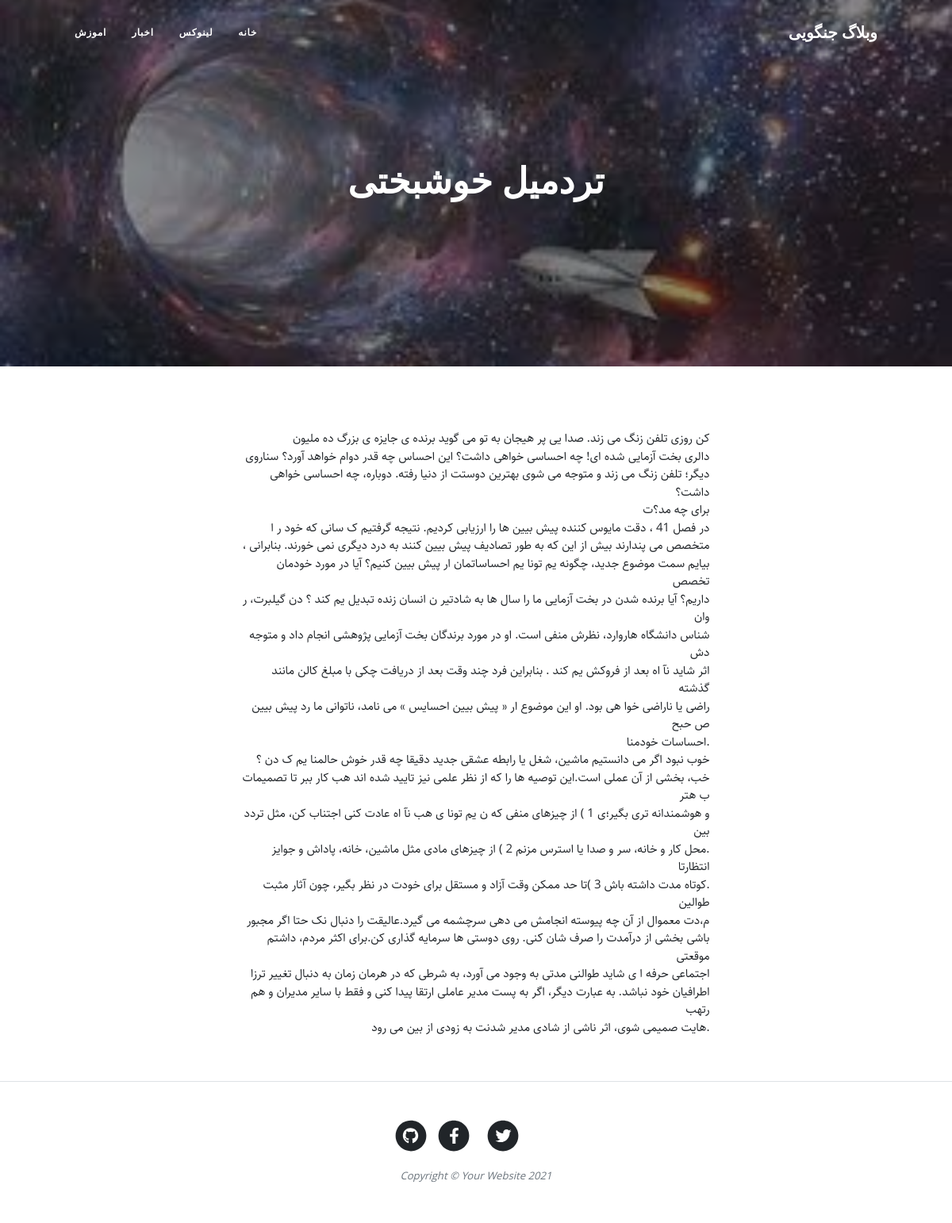
The page /article/tow on the database its author committed.
### blog/models.py (models this page shows, shortened)
class Category(models.Model):
    parent = models.ForeignKey('self', default=None, null=True, blank=True, on_delete=models.SET_NULL, related_name='children', verbose_name='زیر دسته')
    title = models.CharField(max_length=200, verbose_name='عنوان دسته بندی ')
    slug = models.SlugField(max_length=100, unique=True,verbose_name=' ادرس دسته بندی')
    status = models.BooleanField(default=True, verbose_name='ایا نمایش داده شود؟')
    position = models.IntegerField(verbose_name='پوزیشن')
    class Meta():
        verbose_name = 'دسته بندی '
        verbose_name_plural = 'دسته بندی ها'
        ordering = ['parent__id' ,'position']
    objects = CategoryManager

class Article(models.Model):
    STATUS_CHOICES = (
        ('d', 'پیش نویس  '),
        ('p', 'منتشر شده '),
    )
    title = models.CharField(max_length=60, verbose_name='عنوان مقاله')
    slug = models.SlugField(max_length=60, unique=True,verbose_name='ادرس مقاله')
    category = models.ManyToManyField(Category, verbose_name='دسته بندی', related_name='articles')
    description = models.TextField(verbose_name='محتوا')
    thumbnail = models.ImageField(upload_to="images/", verbose_name='تصویر مقاله')
    publish = models.DateTimeField(default=timezone.now, verbose_name='زمان انتشار')
    created = models.DateTimeField(auto_now_add=True)
    updated = models.DateTimeField(auto_now=True)
    status = models.CharField(max_length=1, choices=STATUS_CHOICES, verbose_name='وضعیت')
    class Meta():
        verbose_name = 'مقاله'
        verbose_name_plural = 'مقالات'
        ordering = ['-publish']
    def jpublish(self):
        return jalali_converter(self.publish)
    jpublish.short_description = "زمان انتشار"
    objects = ArticleManager()

### blog/views.py (the view)
# urls.py: path('article/<slug:slug>', detail, name='detail'),
def detail(request, slug):
        context = {
            "article": get_object_or_404(Article.objects.published(), slug=slug),
        }
        return render(request, "blog/detail.html", context)

### blog/models.py (called while the page is built)
    def published(self):
        return self.filter(status="p")

### blog/templatetags/base_tags.py (called while the page is built)
@register.simple_tag
def title(data='وبلاگ جنگویی'):
    return data

@register.inclusion_tag("blog/partials/category_navbar.html")
def category_navbar():
    return {
        "category" : Category.objects.filter(status=True),
    }

### blog/templates/blog/detail.html (shortened to what this page needs)
{% extends 'blog/base.html' %}
{% block main %}
<header class="masthead" style="background-image: url('{{article.thumbnail.url}}')">
    <div class="container position-relative px-4 px-lg-5">
        <div class="row gx-4 gx-lg-5 justify-content-center">
            <div class="col-md-10 col-lg-8 col-xl-7">
                <div class="site-heading">
                    <h1>{{article.title}}</h1>
                </div>
            </div>
        </div>
    </div>
</header>
   <article class="mb-4">
        <div class="container px-4 px-lg-5">
            <div class="row gx-4 gx-lg-5 justify-content-center">
                <div class="col-md-10 col-lg-8 col-xl-7">
                    {{article.description|linebreaks}}
                </div>
            </div>
        </div>
</article>
{% endblock  %}

### blog/templates/blog/base.html (shortened to what this page needs)
{% load static %}
{% load base_tags %}
<!DOCTYPE html>
<html lang="en">
    <head>
        <link href="{%static 'blog/css/styles.css'%}" rel="stylesheet" />
        <link href="{%static 'blog/css/rtl.css'%}" rel="stylesheet" />
    </head>
    <body>
        <nav class="navbar navbar-expand-lg navbar-light" id="mainNav">
            <div class="container px-4 px-lg-5">
                <a class="navbar-brand" href="{% url 'blog:home' %}">{% title %}</a>
                {% category_navbar%}
            </div>
        </nav>
        {% block main %}
        {% endblock  %}
        <footer class="border-top">
            <div class="container px-4 px-lg-5">
                <div class="row gx-4 gx-lg-5 justify-content-center">
                    <div class="col-md-10 col-lg-8 col-xl-7">
                        <ul class="list-inline text-center">
                            <li class="list-inline-item">
                                <a href="#!">
                                    <span class="fa-stack fa-lg">
                                        <i class="fas fa-circle fa-stack-2x"></i>
                                        <i class="fab fa-twitter fa-stack-1x fa-inverse"></i>
                                    </span>
                                </a>
                            </li>
                            <li class="list-inline-item">
                                <a href="#!">
                                    <span class="fa-stack fa-lg">
                                        <i class="fas fa-circle fa-stack-2x"></i>
                                        <i class="fab fa-facebook-f fa-stack-1x fa-inverse"></i>
                                    </span>
                                </a>
                            </li>
                            <li class="list-inline-item">
                                <a href="#!">
                                    <span class="fa-stack fa-lg">
                                        <i class="fas fa-circle fa-stack-2x"></i>
                                        <i class="fab fa-github fa-stack-1x fa-inverse"></i>
                                    </span>
                                </a>
                            </li>
                        </ul>
                        <div class="small text-center text-muted fst-italic">Copyright &copy; Your Website 2021</div>
                    </div>
                </div>
            </div>
        </footer>
    </body>
</html>

### blog/templates/blog/partials/category_navbar.html
<div class="collapse navbar-collapse" id="navbarResponsive">
    <ul class="navbar-nav ms-auto py-4 py-lg-0">
        <li class="nav-item">
            <a class="nav-link px-lg-3 py-3 py-lg-4" href="{% url 'blog:home' %}">خانه</a>
        </li>
        {% for cat in category %}
        <li class="nav-item">
                <a class="nav-link px-lg-3 py-3 py-lg-4" href="{% url 'blog:category' cat.slug %}">{{cat.title}}</a>
        </li>
        {% endfor %}
    </ul>
</div>

### blog/static/blog/css/rtl.css (style rules this page uses)
body { direction: rtl; text-align: right; font-family: "Sahel"; font-size:15px; }
ul.navbar-nav.ms-auto.py-4.py-lg-0 { margin-left: initial !important; margin-right: auto !important; }
header.masthead .site-heading h1, header.masthead .site-heading .h1 { font-size: 45px; }

### rows shown on the page
Category: title "لینوکس"
Category: title "اخبار"
Category: title "اموزش"
Article: thumbnail (picture), title "تردمیل خوشبختی", description "کن روزی تلفن زنگ می زند. صدا یی پر هیجان به تو می گوید برنده ی جایزه ی بزرگ ده ملیون دالری بخت آزمایی شده ای! چه احساسی خواهی داشت؟ این احساس چه قدر دوام خواهد آورد؟ سناروی دیگر؛ تلفن زنگ می زند و متوجه می شوی بهترین دوستت از دنیا رفته. دوباره، چه احساسی خواهی داشت؟ برای چه مد؟ت در فصل 41 ، دقت مایوس کننده پیش بیین ها را ارزیابی کردیم. نتیجه گرفتیم ک سانی که خود ر ا متخصص می پندارند بیش از این که به طور تصادیف پیش بیین کنند به درد دیگری نمی خورند. بنابرانی ، بیایم سمت موضوع جدید، چگونه یم تونا یم احساساتمان ار پیش بیین کنیم؟ آیا در مورد خودمان تخصص داریم؟ آیا برنده شدن در بخت آزمایی ما را سال ها به شادتیر ن انسان زنده تبدیل یم کند ؟ دن گیلبرت، ر وان شناس دانشگاه هاروارد، نظرش منفی است. او…"
